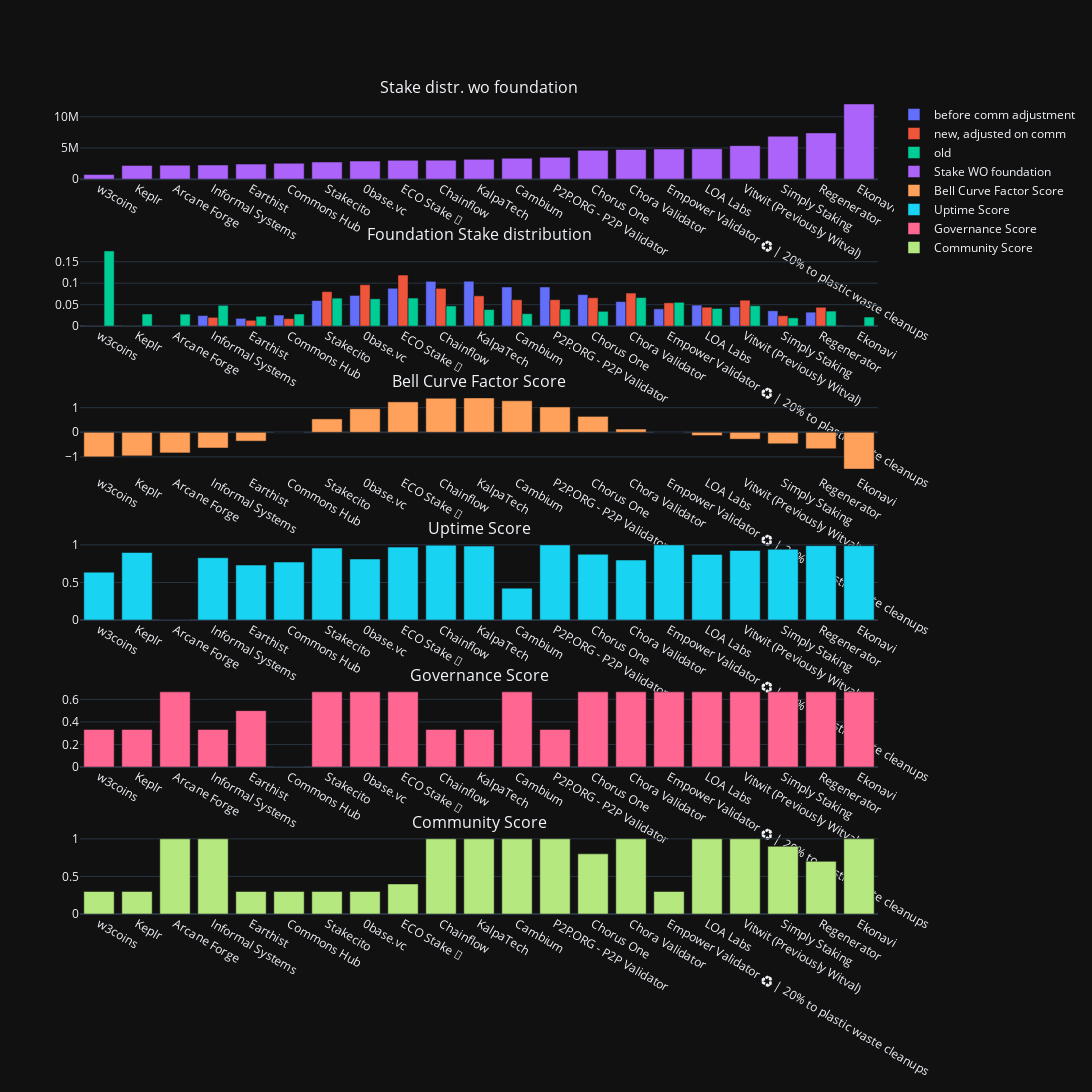

The notebook cell saved with this chart:
### Markdown cell above
# Report Generation

### Code cell
#Visualisation of scores

v = score.copy().reset_index().sort_values('deleg_shares_wo_f')
fig = make_subplots(rows = 6, cols = 1,
                    subplot_titles = ['Stake distr. wo foundation',
                                      'Foundation Stake distribution',
                                     'Bell Curve Factor Score',
                                     'Uptime Score',
                                     'Governance Score',
                                     'Community Score'],
                                       )
fig.add_trace(go.Bar(x=v['name'],y=v['base'], name = 'before comm adjustment'), row = 2, col=1)
fig.add_trace(go.Bar(x=v['name'],y=v['base_adj'], name = 'new, adjusted on comm'), row = 2, col=1)
#fig.add_trace(go.Bar(x=v['name'],y=v['base'], name = 'new, before adjustment'))
fig.add_trace(go.Bar(x=v['name'],y=v['shares']/v['shares'].sum(), name = 'old'), row = 2, col=1)
fig.add_trace(go.Bar(x=v['name'],y=v['delegator_shares']-v['shares'],name = 'Stake WO foundation'), row = 1, col=1)

fig.add_trace(go.Bar(x=v['name'],y=v['stake_score'], name = 'Bell Curve Factor Score'), row = 3, col=1)

fig.add_trace(go.Bar(x=v['name'],y=v['uptime_score'], name = 'Uptime Score'), row = 4, col=1)

fig.add_trace(go.Bar(x=v['name'],y=v['gov_score'], name = 'Governance Score'), row = 5, col=1)

fig.add_trace(go.Bar(x=v['name'],y=v['community_score'], name = 'Community Score'), row = 6, col=1)

fig.update_layout(width = 2000, height = 2000)
fig.show()
fig.write_html('scoring_result_'+report_date+'.html')

### Figure 1 — Plotly figure (JSON) as saved in the notebook; plotly's stock layout.template omitted (floating-point values rounded to 4 significant figures)
{"data": [{"name": "before comm adjustment", "x": ["w3coins", "Keplr", "Arcane Forge", "Informal Systems", "Earthist", "Commons Hub", "Stakecito", "0base.vc", "ECO Stake 🌱", "Chainflow", "KalpaTech", "Cambium", "P2P.ORG - P2P Validator", "Chorus One", "Chora Validator", "Empower Validator ♻️ | 20% to plastic waste cleanups", "LOA Labs", "Vitwit (Previously Witval)", "Simply Staking", "Regenerator", "Ekonavi"], "y": [0, 0, 0.0007665, 0.02452, 0.01803, 0.02579, 0.05958, 0.07151, 0.08822, 0.1043, 0.1046, 0.09117, 0.09118, 0.07347, 0.05712, 0.04019, 0.049, 0.04477, 0.03572, 0.03248, 0.0006261], "type": "bar", "xaxis": "x2", "yaxis": "y2"}, {"name": "new, adjusted on comm", "x": ["w3coins", "Keplr", "Arcane Forge", "Informal Systems", "Earthist", "Commons Hub", "Stakecito", "0base.vc", "ECO Stake 🌱", "Chainflow", "KalpaTech", "Cambium", "P2P.ORG - P2P Validator", "Chorus One", "Chora Validator", "Empower Validator ♻️ | 20% to plastic waste cleanups", "LOA Labs", "Vitwit (Previously Witval)", "Simply Staking", "Regenerator", "Ekonavi"], "y": [0, 0, 0.0005171, 0.0204, 0.01352, 0.0174, 0.08039, 0.0965, 0.119, 0.08798, 0.07056, 0.06151, 0.06151, 0.0661, 0.07708, 0.05424, 0.04408, 0.06041, 0.0241, 0.04383, 0.0008448], "type": "bar", "xaxis": "x2", "yaxis": "y2"}, {"name": "old", "x": ["w3coins", "Keplr", "Arcane Forge", "Informal Systems", "Earthist", "Commons Hub", "Stakecito", "0base.vc", "ECO Stake 🌱", "Chainflow", "KalpaTech", "Cambium", "P2P.ORG - P2P Validator", "Chorus One", "Chora Validator", "Empower Validator ♻️ | 20% to plastic waste cleanups", "LOA Labs", "Vitwit (Previously Witval)", "Simply Staking", "Regenerator", "Ekonavi"], "y": [0.1752, 0.02831, 0.02797, 0.0484, 0.02286, 0.02819, 0.06522, 0.0637, 0.0654, 0.04702, 0.03859, 0.02897, 0.0396, 0.03443, 0.06651, 0.05551, 0.04113, 0.04764, 0.01923, 0.035, 0.0211], "type": "bar", "xaxis": "x2", "yaxis": "y2"}, {"name": "Stake WO foundation", "x": ["w3coins", "Keplr", "Arcane Forge", "Informal Systems", "Earthist", "Commons Hub", "Stakecito", "0base.vc", "ECO Stake 🌱", "Chainflow", "KalpaTech", "Cambium", "P2P.ORG - P2P Validator", "Chorus One", "Chora Validator", "Empower Validator ♻️ | 20% to plastic waste cleanups", "LOA Labs", "Vitwit (Previously Witval)", "Simply Staking", "Regenerator", "Ekonavi"], "y": [738000.0, 2201000.0, 2244000.0, 2267000.0, 2414000.0, 2551000.0, 2751000.0, 2904000.0, 3019000.0, 3046000.0, 3177000.0, 3351000.0, 3505000.0, 4624000.0, 4767000.0, 4833000.0, 4879000.0, 5377000.0, 6884000.0, 7421000.0, 12060000.0], "type": "bar", "xaxis": "x", "yaxis": "y"}, {"name": "Bell Curve Factor Score", "x": ["w3coins", "Keplr", "Arcane Forge", "Informal Systems", "Earthist", "Commons Hub", "Stakecito", "0base.vc", "ECO Stake 🌱", "Chainflow", "KalpaTech", "Cambium", "P2P.ORG - P2P Validator", "Chorus One", "Chora Validator", "Empower Validator ♻️ | 20% to plastic waste cleanups", "LOA Labs", "Vitwit (Previously Witval)", "Simply Staking", "Regenerator", "Ekonavi"], "y": [-1, -0.96, -0.84, -0.64, -0.36, 1e-07, 0.5452, 0.9578, 1.238, 1.385, 1.4, 1.282, 1.031, 0.6478, 0.132, -1.705e-08, -0.1332, -0.28, -0.468, -0.6706, -1.5], "type": "bar", "xaxis": "x3", "yaxis": "y3"}, {"name": "Uptime Score", "x": ["w3coins", "Keplr", "Arcane Forge", "Informal Systems", "Earthist", "Commons Hub", "Stakecito", "0base.vc", "ECO Stake 🌱", "Chainflow", "KalpaTech", "Cambium", "P2P.ORG - P2P Validator", "Chorus One", "Chora Validator", "Empower Validator ♻️ | 20% to plastic waste cleanups", "LOA Labs", "Vitwit (Previously Witval)", "Simply Staking", "Regenerator", "Ekonavi"], "y": [0.6374, 0.8983, 0, 0.8292, 0.7316, 0.7716, 0.9574, 0.8117, 0.9705, 0.996, 0.984, 0.4246, 1, 0.8753, 0.7982, 1, 0.8733, 0.9259, 0.9419, 0.9895, 0.989], "type": "bar", "xaxis": "x4", "yaxis": "y4"}, {"name": "Governance Score", "x": ["w3coins", "Keplr", "Arcane Forge", "Informal Systems", "Earthist", "Commons Hub", "Stakecito", "0base.vc", "ECO Stake 🌱", "Chainflow", "KalpaTech", "Cambium", "P2P.ORG - P2P Validator", "Chorus One", "Chora Validator", "Empower Validator ♻️ | 20% to plastic waste cleanups", "LOA Labs", "Vitwit (Previously Witval)", "Simply Staking", "Regenerator", "Ekonavi"], "y": [0.3333, 0.3333, 0.6667, 0.3333, 0.5, 0, 0.6667, 0.6667, 0.6667, 0.3333, 0.3333, 0.6667, 0.3333, 0.6667, 0.6667, 0.6667, 0.6667, 0.6667, 0.6667, 0.6667, 0.6667], "type": "bar", "xaxis": "x5", "yaxis": "y5"}, {"name": "Community Score", "x": ["w3coins", "Keplr", "Arcane Forge", "Informal Systems", "Earthist", "Commons Hub", "Stakecito", "0base.vc", "ECO Stake 🌱", "Chainflow", "KalpaTech", "Cambium", "P2P.ORG - P2P Validator", "Chorus One", "Chora Validator", "Empower Validator ♻️ | 20% to plastic waste cleanups", "LOA Labs", "Vitwit (Previously Witval)", "Simply Staking", "Regenerator", "Ekonavi"], "y": [0.3, 0.3, 1, 1, 0.3, 0.3, 0.3, 0.3, 0.4, 1, 1, 1, 1, 0.8, 1, 0.3, 1, 1, 0.9, 0.7, 1], "type": "bar", "xaxis": "x6", "yaxis": "y6"}], "layout": {"xaxis": {"anchor": "y", "domain": [0, 1]}, "yaxis": {"anchor": "x", "domain": [0.9028, 1.0]}, "xaxis2": {"anchor": "y2", "domain": [0, 1]}, "yaxis2": {"anchor": "x2", "domain": [0.7222, 0.8194]}, "xaxis3": {"anchor": "y3", "domain": [0, 1]}, "yaxis3": {"anchor": "x3", "domain": [0.5417, 0.6389]}, "xaxis4": {"anchor": "y4", "domain": [0, 1]}, "yaxis4": {"anchor": "x4", "domain": [0.3611, 0.4583]}, "xaxis5": {"anchor": "y5", "domain": [0, 1]}, "yaxis5": {"anchor": "x5", "domain": [0.1806, 0.2778]}, "xaxis6": {"anchor": "y6", "domain": [0, 1]}, "yaxis6": {"anchor": "x6", "domain": [0, 0.09722]}, "annotations": [{"font": {"size": 16}, "showarrow": false, "text": "Stake distr. wo foundation", "x": 0.5, "xanchor": "center", "xref": "paper", "y": 1.0, "yanchor": "bottom", "yref": "paper"}, {"font": {"size": 16}, "showarrow": false, "text": "Foundation Stake distribution", "x": 0.5, "xanchor": "center", "xref": "paper", "y": 0.8194, "yanchor": "bottom", "yref": "paper"}, {"font": {"size": 16}, "showarrow": false, "text": "Bell Curve Factor Score", "x": 0.5, "xanchor": "center", "xref": "paper", "y": 0.6389, "yanchor": "bottom", "yref": "paper"}, {"font": {"size": 16}, "showarrow": false, "text": "Uptime Score", "x": 0.5, "xanchor": "center", "xref": "paper", "y": 0.4583, "yanchor": "bottom", "yref": "paper"}, {"font": {"size": 16}, "showarrow": false, "text": "Governance Score", "x": 0.5, "xanchor": "center", "xref": "paper", "y": 0.2778, "yanchor": "bottom", "yref": "paper"}, {"font": {"size": 16}, "showarrow": false, "text": "Community Score", "x": 0.5, "xanchor": "center", "xref": "paper", "y": 0.09722, "yanchor": "bottom", "yref": "paper"}], "width": 2000, "height": 2000}}
